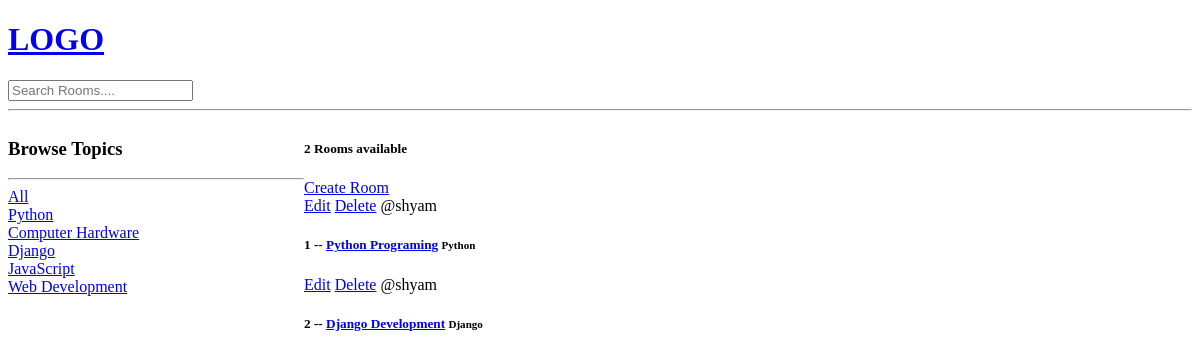
The app's page /, older data.
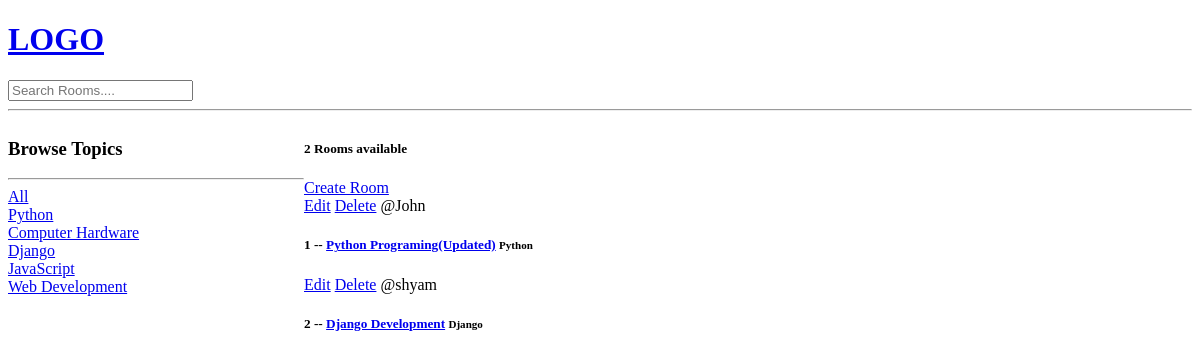
The same page, newer data.
### base/models.py (models this page shows, shortened)
class Room(models.Model):
    host = models.ForeignKey(User,on_delete=models.CASCADE,null=True)
    topic = models.ForeignKey(Topic,on_delete=models.SET_NULL,null=True)
    name = models.CharField(max_length=256)
    description = models.TextField(null=True , blank= True)
    updated = models.DateTimeField(auto_now=True)
    created = models.DateTimeField(auto_now_add=True)
    class Meta:
        ordering = ['-updated','-created']

class Topic(models.Model):
    name = models.CharField(max_length=128)

### base/views.py (the view)
# urls.py: path('',views.home,name="home"),
def home(request):
    q = request.GET.get('q') if request.GET.get('q') != None else ''
    rooms = Room.objects.filter(
        Q(topic__name__icontains=q) |
        Q(name__icontains=q) |
        Q(description__icontains=q)
        )
    Topics =Topic.objects.all()
    room_count = rooms.count()
    context = {'rooms':rooms,'Topics':Topics,'room_count':room_count}
    return render (request, 'base/home.html',context)

### templates/base/home.html (shortened to what this page needs)
{% extends 'main.html' %}
{% block  content %}
<div class = "home-container">
    <div>
        <h3>Browse Topics</h3>
        <hr>
        <div>
            <a href = {% url 'home' %}>All</a>
        </div>
        {% for Topic in Topics  %}
            <div>
                <a href = {% url 'home' %}?q={{Topic.name}}> {{Topic.name}}</a>
            </div>
        {% endfor %}
    </div>
    <div>
        <h5> {{room_count}} Rooms available</h5>
        <a href={% url 'create-room' %}>Create Room</a>
        <div>
            {%for room in rooms%}
                <div>
                    <a href = "{% url 'update-room' room.id %}">Edit</a>
                    <a href = "{% url 'delete-room' room.id %}">Delete</a>
                    <span>@{{room.host.username}}</span>
                    <h5>
                        {{room.id}} -- <a href='{% url 'room' room.id %}'> {{room.name}}</a>
                        <small>{{room.topic.name}}</small>
                    </h5>
                </div>
            {% endfor %}
        </div>
    </div>
</div>
{% endblock content %}

Row changes from the older to the newer data that the page shows:
changed Room "Python": host.username "shyam" → "John"; name "Python Programing" → "Python Programing(Updated)"
